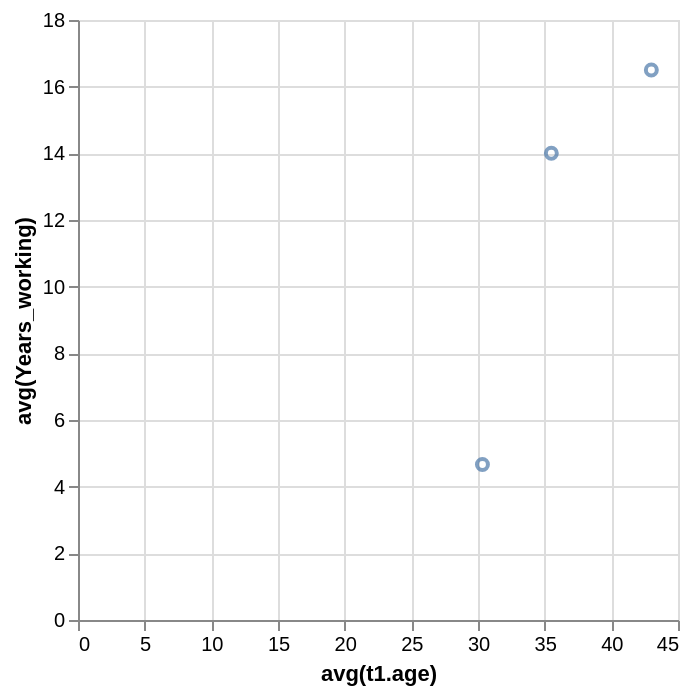

Write a Vega-Lite specification for this figure.
### Vega-Lite specification from a JSON file in a GitHub repository (floating-point values rounded to 4 significant figures)
{"data": {"values": [{"x_data": 43, "y_data": 16.5}, {"x_data": 35.5, "y_data": 14}, {"x_data": 30.33, "y_data": 4.667}]}, "mark": "point", "encoding": {"x": {"field": "x_data", "type": "quantitative", "title": "avg(t1.age)"}, "y": {"field": "y_data", "type": "quantitative", "title": "avg(Years_working)"}}}
